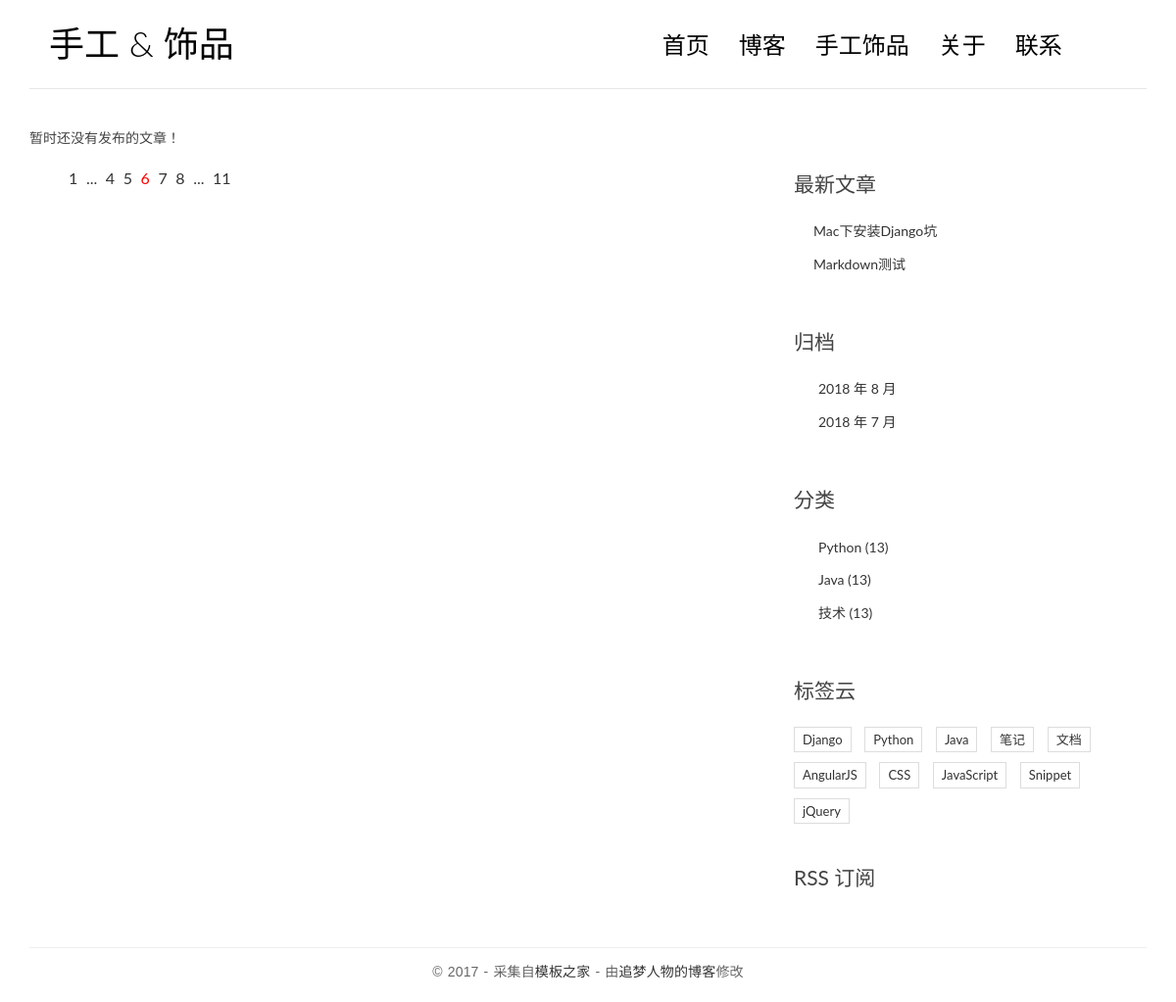
/handmade/, run on an earlier commit of the app's database.
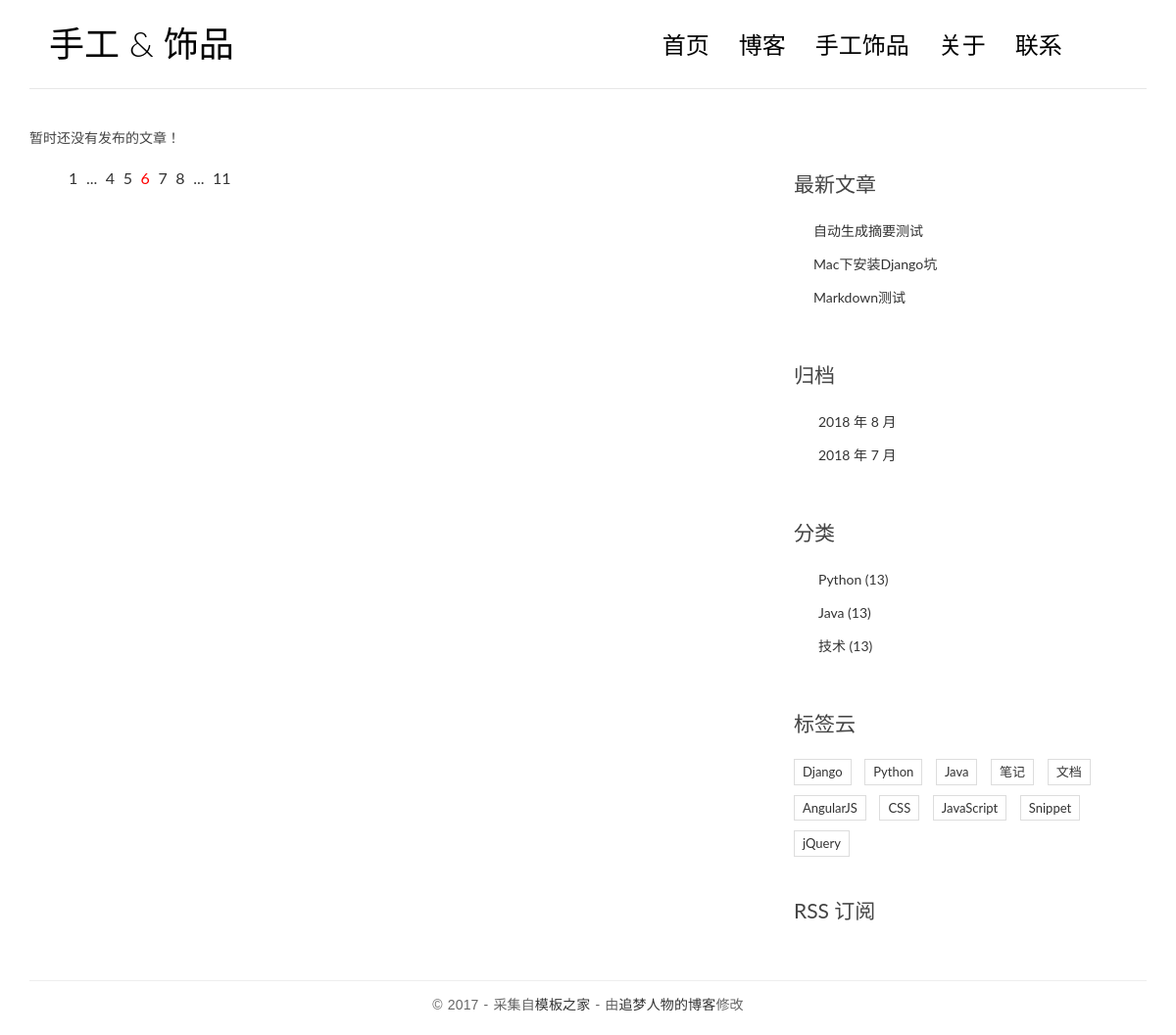
And on a later commit of the database.
### blog/models.py (models this page shows, shortened)
@python_2_unicode_compatible
class Post(models.Model):
    title = models.CharField(max_length=70)
    body = models.TextField()
    created_time = models.DateTimeField()
    modified_time = models.DateTimeField()
    excerpt = models.CharField(max_length=200, blank=True)
    category = models.ForeignKey(Category)
    tags = models.ManyToManyField(Tag, blank=True)
    author = models.ForeignKey(User)
    views = models.PositiveIntegerField(default=0)
    def get_absolute_url(self):
        return reverse('blog:detail', kwargs={'pk': self.pk})
    class Meta:
        ordering = ['-created_time']

@python_2_unicode_compatible
class Category(models.Model):
    name = models.CharField(max_length=100)

### handmade/views.py (the view)
# urls.py: url(r'^handmade/$', views.handmadeView, name='index'),
def handmadeView(request):
    return render(request, 'handmade/index.html', context={})

### blog/templatetags/blog_tags.py (called while the page is built)
@register.simple_tag
def get_recent_post(num=5):
    return Post.objects.all().order_by('-created_time')[:num]

@register.simple_tag
def archives():
    return Post.objects.dates('created_time', 'month', order='DESC')

@register.simple_tag
def get_categories():
    return Category.objects.all()

### handmade/templates/handmade/index.html
{% extends 'handmadeBase.html' %}
{% block main %}
    {% for post in post_list %}
        <article class="post post-{{ post.pk }}">
            <header class="entry-header">
                <h1 class="entry-title">
                    <a href="{{ post.get_absolute_url }}">{{ post.title }}</a>
                </h1>
                <div class="entry-meta">
                    <span class="post-category"><a href="#">{{ post.category.name }}</a></span>
                    <span class="post-date"><a href="#"><time class="entry-date"
                                                              datetime="{{ post.created_time }}">{{ post.created_time }}</time></a></span>
                    <span class="post-author"><a href="#">{{ post.author }}</a></span>
                    <span class="comments-link"><a href="#">{{ post.comment_set.count }} 评论</a></span>
                    <span class="views-count"><a href="#">{{ post.views }} 阅读</a></span>
                </div>
            </header>
            <div class="entry-content clearfix">
                <p>{{ post.excerpt }}</p>
                <div class="read-more cl-effect-14">
                    <a href="{{ post.get_absolute_url }}" class="more-link">继续阅读 <span class="meta-nav">→</span></a>
                </div>
            </div>
        </article>
    {% empty %}
        <div class="no-post">暂时还没有发布的文章！</div>
    {% endfor %}
    <div class="pagination">
        <ul>
            <li><a href="">1</a></li>
            <li><a href="">...</a></li>
            <li><a href="">4</a></li>
            <li><a href="">5</a></li>
            <li class="current"><a href="">6</a></li>
            <li><a href="">7</a></li>
            <li><a href="">8</a></li>
            <li><a href="">...</a></li>
            <li><a href="">11</a></li>
        </ul>
    </div>
{% endblock main %}

### handmade/templates/handmadeBase.html (shortened to what the changed rows need)
{% load staticfiles %}
{% load blog_tags %}
<!DOCTYPE html>
<html>
<head>
    <link rel="stylesheet" href="http://code.ionicframework.com/ionicons/2.0.1/css/ionicons.min.css">
    <link rel="stylesheet" href="{% static 'blog/css/bootstrap.min.css' %}">
    <link rel="stylesheet" href="{% static 'blog/css/pace.css' %}">
    <link rel="stylesheet" href="{% static 'blog/css/custom.css' %}">
    <link rel="stylesheet" href="{% static 'blog/css/highlights/github.css' %}">
</head>
<body>
<div class="container">
    <header id="site-header">
        <div class="row">
            <div class="col-md-4 col-sm-5 col-xs-8">
                <div class="logo">
                    <h1><a href="{% url 'blog:index' %}"><b>手工</b> &amp; 饰品</a></h1>
                </div>
            </div>
        </div>
    </header>
</div>
<div class="content-body">
    <div class="container">
        <div class="row">
            <aside class="col-md-4">
                <div class="widget widget-recent-posts">
                    {% get_recent_post as recent_post_list %}
                    <ul>
                        {% for post in recent_post_list %}
                            <li>
                                <a href="{{ post.get_absolute_url }}">{{ post.title }}</a>
                            </li>
                        {% empty %}
                            暂无最新文章
                        {% endfor %}
                    </ul>
                </div>
                <div class="widget widget-archives">
                    {% archives as date_list %}
                    <ul>
                        {% for date in date_list %}
                            <li>
                                <a href="{% url 'blog:archives' date.year date.month %}">
                                    {{ date.year }} 年 {{ date.month }} 月
                                </a>
                            </li>
                        {% empty %}
                            暂无归档
                        {% endfor %}
                    </ul>
                </div>
                <div class="widget widget-category">
                    {% get_categories as category_list %}
                    <ul>
                        {% for category in category_list %}
                            <li>
                                <a href="{% url 'blog:category' category.pk %}">
                                    {{ category.name }} <span class="post-count">(13)</span>
                                </a>
                            </li>
                        {% empty %}
                            暂无分类
                        {% endfor %}
                    </ul>
                </div>
            </aside>
        </div>
    </div>
</div>
</body>
</html>

What changed in the data, as far as the page shows it:
added Post: title "自动生成摘要测试"
